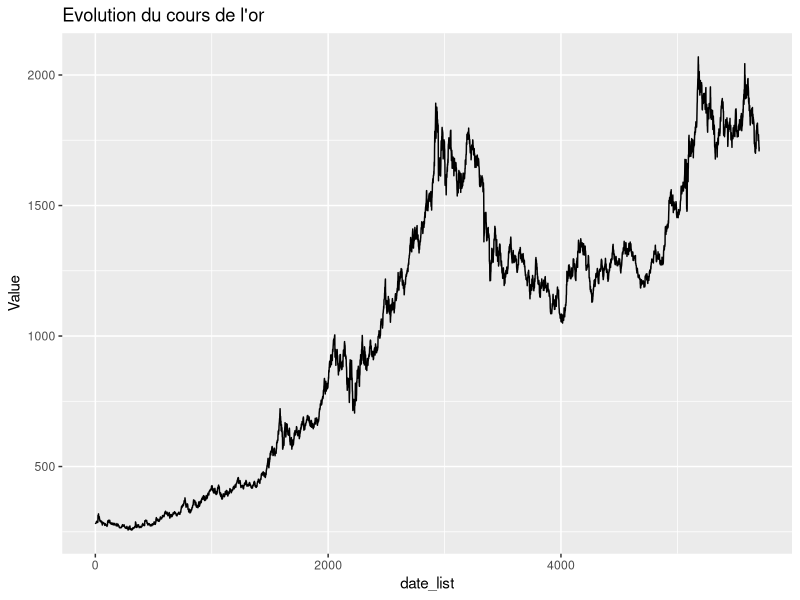

Source code (R): (Note: this script raises an error after producing the figure.)
library(ggplot2)

setwd("C:/Users/carre/OneDrive/Bureau/Mitey_project/mitey/Simon/gold vs inflation")
df_gold<-read.csv("gold.csv")
df_inf_rate<-read.csv("inflation_rate_US.csv")

df_gold$Date<-as.Date(df_gold$Date)
df_inf_rate$observation_date<-as.Date(df_inf_rate$observation_date)

df_gold[,c("Open","High","Low","Volume","Currency")]<-list(NULL)

colnames(df_inf_rate)<-c("Date","Value")
colnames(df_gold)<-c("Date","Value")


df_gold$date_list<-1:nrow(df_gold)

f<- function (x){
  return (0.284 *x+230.359)
}



df_gold$y1 <-sapply(df_gold$date_list,f)
df_gold$y2 <-df_gold$Value-df_gold$y1
df_gold$y2
lm(df_gold$Value ~ df_gold$date_list)

graph_gold<-ggplot(df_gold,aes(x=date_list,y=Value))+
  geom_line()+
  ggtitle("Evolution du cours de l'or")
graph_gold








df_merge<-merge(df_gold,df_inf_rate,by="Date")
sapply(df_merge,class)

library(modelr)
library(tidyverse)
library(ggplot2)



df_inf_rate[1305,1]
df_gold[5703,1]


starting_date<-"2021-03-12"
ending_date<-"2022-09-02"

starting_row_gold<-which(df_gold==starting_date, arr.ind=TRUE)[1]
starting_row_inf<-which(df_inf_rate==starting_date, arr.ind=TRUE)[1]

ending_row_gold<-which(df_gold==ending_date, arr.ind=TRUE)[1]
ending_row_inf<-which(df_inf_rate==ending_date, arr.ind=TRUE)[1]

df_gold<-df_gold[starting_row_gold:ending_row_gold,]
df_inf_rate<-df_inf_rate[starting_row_inf:ending_row_inf,]


number_rows<-max(nrow(df_gold),nrow(df_inf_rate))

df_gold$type<-rep(c("cours de l'or"),nrow(df_gold))

df_inf_rate$type<-rep(c("inflation rate"),nrow(df_inf_rate))

df_rbind<-rbind(df_gold,df_inf_rate)

graph_gold<-ggplot(df_gold,aes(x=Date,y=Value))+
  geom_line()+
  ggtitle("Evolution du cours de l'or")
graph_gold
graph_inf_rate<-ggplot(df_inf_rate,aes(x=Date,y=Value))+
  geom_line()+
  ggtitle("Evolution du taux d'inflation")
graph_inf_rate
